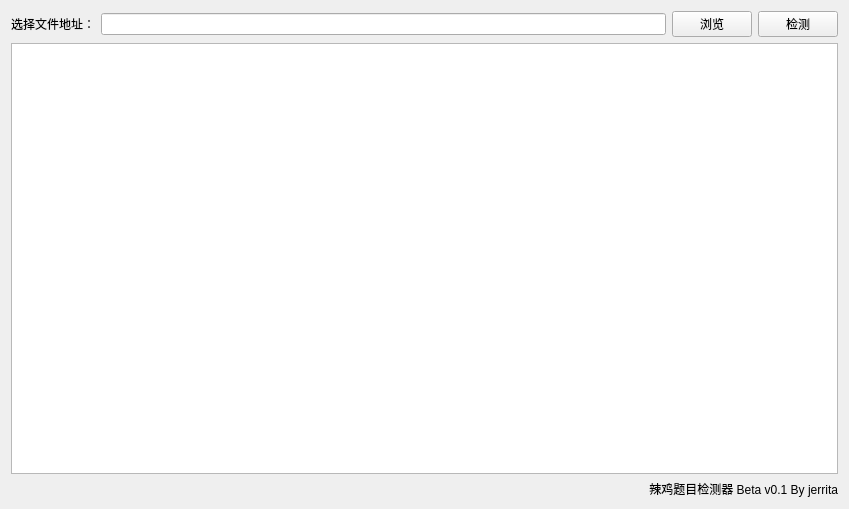
<?xml version="1.0" encoding="UTF-8"?>
<ui version="4.0">
 <class>Form</class>
 <widget class="QWidget" name="Form">
  <property name="geometry">
   <rect>
    <x>0</x>
    <y>0</y>
    <width>849</width>
    <height>509</height>
   </rect>
  </property>
  <property name="windowTitle">
   <string>辣鸡题目检测器</string>
  </property>
  <property name="windowIcon">
   <iconset resource="res.qrc">
    <normaloff>:/icon/icon.ico</normaloff>:/icon/icon.ico</iconset>
  </property>
  <layout class="QGridLayout" name="gridLayout_2">
   <item row="0" column="0">
    <layout class="QGridLayout" name="gridLayout">
     <item row="0" column="0">
      <layout class="QHBoxLayout" name="horizontalLayout">
       <item>
        <widget class="QLabel" name="label">
         <property name="text">
          <string>选择文件地址：</string>
         </property>
        </widget>
       </item>
       <item>
        <widget class="QLineEdit" name="lineEdit"/>
       </item>
       <item>
        <widget class="QPushButton" name="pushButton">
         <property name="text">
          <string>浏览</string>
         </property>
        </widget>
       </item>
       <item>
        <widget class="QPushButton" name="pushButton_2">
         <property name="text">
          <string>检测</string>
         </property>
        </widget>
       </item>
      </layout>
     </item>
     <item row="1" column="0">
      <widget class="QTextEdit" name="textEdit"/>
     </item>
    </layout>
   </item>
   <item row="1" column="0">
    <widget class="QLabel" name="label_2">
     <property name="layoutDirection">
      <enum>Qt::LeftToRight</enum>
     </property>
     <property name="text">
      <string>辣鸡题目检测器 Beta v0.1 By jerrita</string>
     </property>
     <property name="alignment">
      <set>Qt::AlignRight|Qt::AlignTrailing|Qt::AlignVCenter</set>
     </property>
    </widget>
   </item>
  </layout>
 </widget>
 <resources>
  <include location="res.qrc"/>
 </resources>
 <connections>
  <connection>
   <sender>pushButton</sender>
   <signal>clicked()</signal>
   <receiver>Form</receiver>
   <slot>broBtnClicked()</slot>
   <hints>
    <hint type="sourcelabel">
     <x>684</x>
     <y>16</y>
    </hint>
    <hint type="destinationlabel">
     <x>77</x>
     <y>9</y>
    </hint>
   </hints>
  </connection>
  <connection>
   <sender>pushButton_2</sender>
   <signal>clicked()</signal>
   <receiver>Form</receiver>
   <slot>goBtnClicked()</slot>
   <hints>
    <hint type="sourcelabel">
     <x>783</x>
     <y>21</y>
    </hint>
    <hint type="destinationlabel">
     <x>285</x>
     <y>481</y>
    </hint>
   </hints>
  </connection>
 </connections>
 <slots>
  <slot>broBtnClicked()</slot>
  <slot>goBtnClicked()</slot>
 </slots>
</ui>
